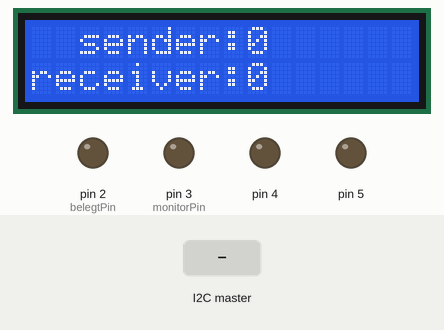
This sketch was run on a simulated Arduino Uno, built with avr-gcc and run on an emulated ATmega328P. Shown: 16×2 character LCD, output pins drawn as LEDs (lit = HIGH). The inputs (shaded band) are chosen by the test bench. What the sketch prints to the serial monitor is not drawn.

Above: at 1.2 s.
1.3 s: the I2C master sends the byte 1
At 2.3 s:
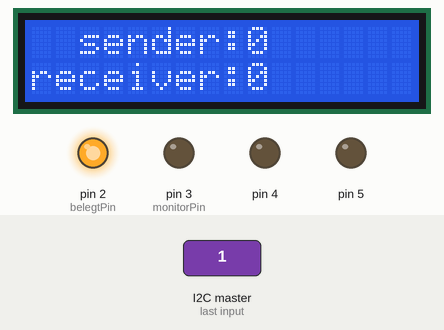
2.8 s: the I2C master sends the byte 0
At 3.4 s:
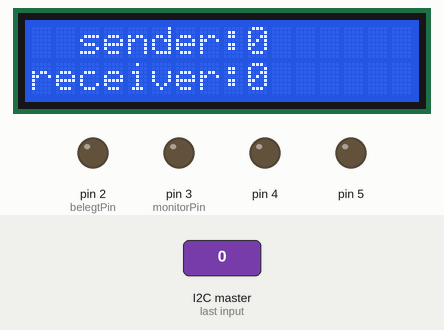
4.3 s: the I2C master sends the byte 2
At 5.7 s:
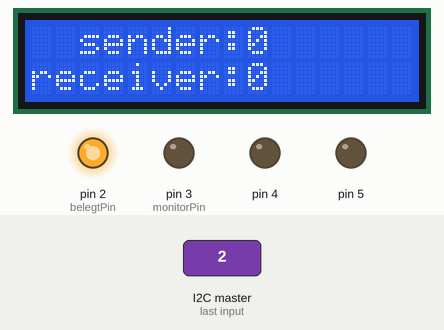
Timing chart, 0 to 7.3 s (numbered marks = the images above; inputs shaded):
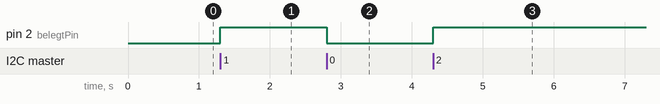

Measured:
- after the input at 1.3 s, pin 2 (belegtPin): LOW → HIGH at once
- after the input at 2.8 s, pin 2 (belegtPin): HIGH → LOW at once
- after the input at 4.3 s, pin 2 (belegtPin): LOW → HIGH at once

The sketch:

Slot.ino
```cpp
#include <LCD_I2C.h>
#include <Wire.h>

// led pin config
const int belegtPin = 2, monitorPin = 3;
const int antwortPins[2]{4, 5};

// lcd config
//LiquidCrystal_I2C lcd(0x27, 16, 2);
LCD_I2C lcd(0x27);

// i2c config
#define adress 0x05
#define lcd_adress 0x27
unsigned configArray[6];

// config struct
struct CONFIG
{
  int belegt;
  int monitor;
  int quelle;
  int ziel;
  int block;
  int antwort;
};

// antwort config arrays
const int antwortLed1[4]{0, 1, 0, 1};
const int antwortLed2[4]{0, 0, 1, 1};

// initialize config
CONFIG config;

void setup()
{
  Serial.begin(9600); // debug display
  Serial.println("Starting setup...");

  // I2C
  //Wire.begin(adress);
  Wire.onReceive(receiveConfig);

  // LED setup
  pinMode(belegtPin, OUTPUT);
  pinMode(monitorPin, OUTPUT);
  pinMode(antwortPins[0], OUTPUT);
  pinMode(antwortPins[1], OUTPUT);

  // LCD setup
  //lcd.init();
  //lcd.backlight();

  lcd.begin();
  lcd.backlight();
  lcdPrintConfig(0, 0, 0);

  Serial.println("...done");
}

void loop()
{
  // update frequency
  // delay(500);
}

void sendConfig()
{
  int config_arr[6] = {
      config.belegt,
      config.monitor,
      config.quelle,
      config.ziel,
      config.block,
      config.antwort};

  for (int i = 0; i < sizeof(config_arr); i++)
    {
      Wire.write(config_arr[i]);
    }
}

void receiveConfig(int byteCount)
{
  // read array from i2c-bus
  while (Wire.available())
  {
    Serial.println("Receiving config...");
    for (int i = 0; i < byteCount; i++)
    {
      configArray[i] = Wire.read();
    }
  }

  // change config struct
  config.belegt = configArray[0];
  config.monitor = configArray[1];
  config.quelle = configArray[2];
  config.ziel = configArray[3];
  config.block = configArray[4];
  config.antwort = configArray[5];
  Serial.print("=>");
  for (int x = 0; x < 6; x++)
  {
    Serial.println(configArray[x]);
  };
  Serial.println("");
  Serial.println("...done");
  // apply config
  applyLEDConfig();
  applyLCDConfig();
}

void applyLEDConfig()
{
  // belegt led
  digitalWrite(belegtPin, constrain(config.belegt, 0, 1));

  // monitor led
  digitalWrite(monitorPin, constrain(config.monitor, 0, 1));

  // antwort led
  digitalWrite(antwortPins[1], antwortLed1[config.antwort]);
  digitalWrite(antwortPins[0], antwortLed2[config.antwort]);
}

void applyLCDConfig()
{
  lcdPrintConfig(config.quelle, config.ziel, config.block);
}

void lcdPrintConfig(int sender, int receiver, int blockSize)
{
  lcd.setCursor(2, 0);
  lcd.print("sender:");
  lcd.print(sender);
  lcd.setCursor(0, 1);
  lcd.print("receiver:");
  lcd.print(receiver);

  lcdPrintBlock(blockSize);
}

void lcdPrintBlock(int blockSize)
{
  // clear block section
  for (int r = 0; r < 2; r++)
  {
    lcd.setCursor(11, r);
    for (int b = 0; b < 5; b++)
    {
      lcd.write(254);
    }
  }

  // write block
  for (int r = 0; r < 2; r++)
  {
    lcd.setCursor(11, r);
    for (int b = 0; b < blockSize; b++)
    {
      lcd.write(255);
    }
  }
}
```
